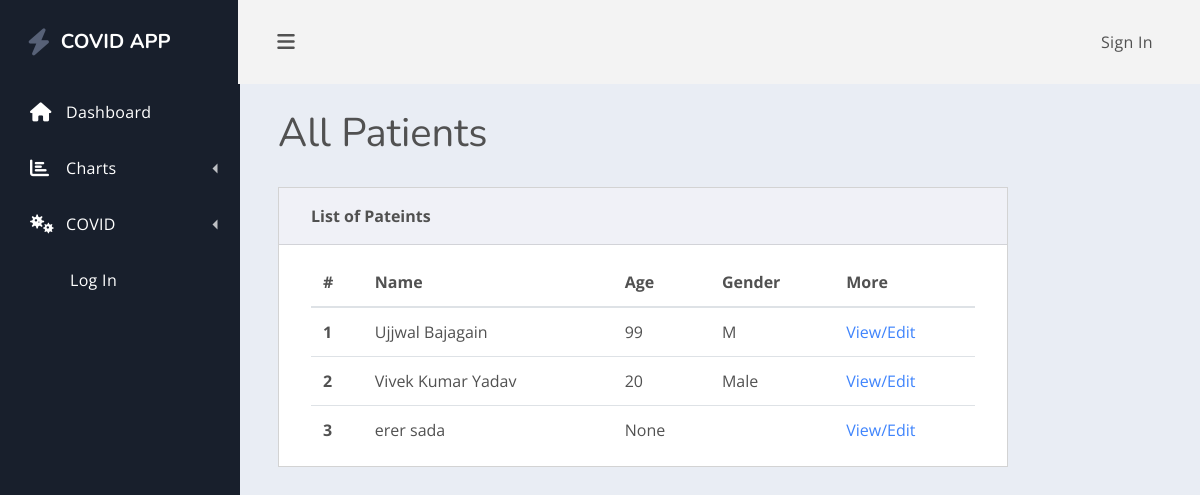
The app's page /listpatient/ with its own data.
### healthcare/models.py (models this page shows)
class Patient(models.Model):
    GENDER_CHOICES = [('M', 'Male'), ('F', 'Female'), ('O', 'Other'),('NA', 'I do not wish to say')]
    user = models.OneToOneField(User, null=True,blank=True, on_delete=models.CASCADE)
    first_Name = models.CharField(max_length= 200, null= True)
    last_Name = models.CharField(max_length= 200, null= True)
    phone = models.CharField(max_length= 200, null= True)
    email = models.CharField(max_length=200, null= True)
    address = models.CharField(max_length=500, null= True)
    date_created = models.DateField(auto_now_add = True)
    birth_date = models.DateTimeField(blank= True, null= True)
    age = models.DecimalField(decimal_places=0, max_digits=50, null=True)
    gender = models.CharField(max_length=2, choices=GENDER_CHOICES, blank= True)
    height = models.CharField(max_length=10, default='0.00 ft')
    weight = models.CharField(max_length=10, default='0.00 lbs')
    allergies = models.CharField(max_length=200, null=True)
    emergency_contact_name = models.CharField(max_length=200, null=True)
    emergency_contact_phone = models.CharField( max_length=200, null=True)
    emergency_contact_address = models.CharField(max_length=200, null=True)
    insurance_provider = models.CharField(max_length=200, null=True)
    def __str__(self):
        if (self.first_Name and self.last_Name):
            display = (self.first_Name + " " + self.last_Name)
        else:
            display = str(self.date_created)
        return display

### healthcare/views.py (the view)
# urls.py: path('listpatient/', views.listPatient, name="listPatient"),
def listPatient(request):
    patients = Patient.objects.all()
    context = {'patients': patients}
    return render(request, 'healthcare/listPatient.html', context)

### healthcare/templates/healthcare/listPatient.html
{% extends 'healthcare/main.html' %}
{% block content %}
    {% load myfilters %}
    <main class="dash-content">
        <div class="container-fluid">
            <h1 class="dash-title">All Patients</h1>
            <div class="row">
                <div class="col-lg-10">
                    <div class="card spur-card">
                        <div class="card-header">
                            <div class="spur-card-title">List of Pateints</div>
                        </div>
                        <div class="card-body ">
                            <table class="table table-hover table-in-card">
                                <thead>
                                <tr>
                                    <th scope="col">#</th>
                                    <th scope="col">Name</th>
                                    <th scope="col">Age</th>
                                    <th scope="col">Gender</th>
                                    <th scope="col">More</th>
                                </tr>
                                </thead>
                                <tbody>
                                {% for patient in patients %}
                                    <tr>
                                        <th scope="row"> {{ forloop.counter }}</th>
                                        <td>{{ patient }}</td>
                                        <td>
                                            {{ patient.age }}
                                        </td>
                                        <td>
                                            {{ patient.gender }}
                                        </td>
                                        <td>
                                            <a href=" {% url 'editPatient' patient.id %}" {{ patient.gender }}>View/Edit</a>
                                        </td>
                                    </tr>
                                {% endfor %}
                                </tbody>
                            </table>
                        </div>
                    </div>
                </div>
            </div>
        </div>
    </main>
{% endblock %}

### records on screen
Patient: first_Name+last_Name "Ujjwal Bajagain", age "99", gender "M"
Patient: first_Name+last_Name "Vivek Kumar Yadav", age "20", gender "Male"
Patient: first_Name+last_Name "erer sada", age "None"
